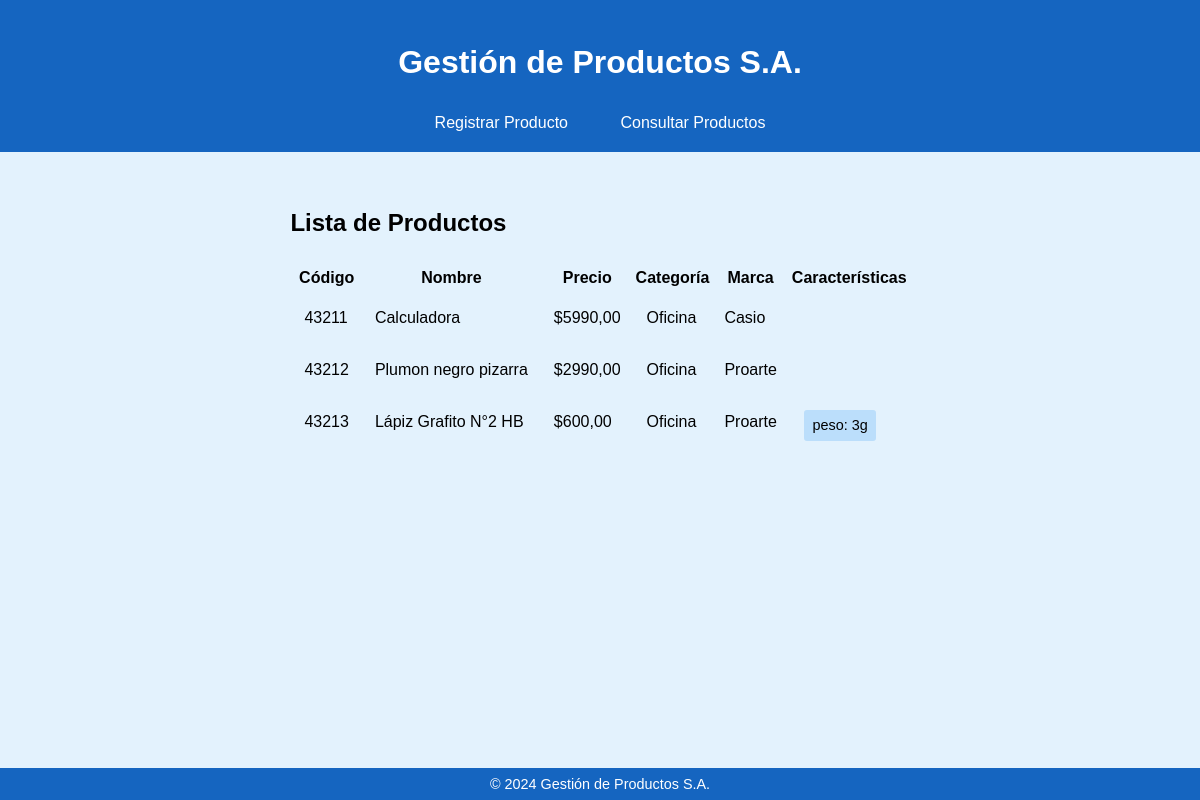
Page /consulta/ (signed in) on the committed database.
### productos/models.py (models this page shows, shortened)
class Producto(models.Model):
    codigo = models.CharField(max_length=50, unique=True)
    nombre = models.CharField(max_length=100)
    precio = models.DecimalField(max_digits=10, decimal_places=2)
    categoria = models.ForeignKey(Categoria, on_delete=models.SET_NULL, null=True)
    marca = models.ForeignKey(Marca, on_delete=models.SET_NULL, null=True)
    caracteristicas = models.ManyToManyField(Caracteristica, through='ProductoCaracteristica')

class Categoria(models.Model):
    nombre = models.CharField(max_length=100)
    def __str__(self):
        return self.nombre

class Marca(models.Model):
    nombre = models.CharField(max_length=100)
    def __str__(self):
        return self.nombre

class ProductoCaracteristica(models.Model):
    producto = models.ForeignKey(Producto, on_delete=models.CASCADE)
    caracteristica = models.ForeignKey(Caracteristica, on_delete=models.CASCADE)
    valor = models.CharField(max_length=100)
    class Meta:
        unique_together = ('producto', 'caracteristica')

class Caracteristica(models.Model):
    nombre = models.CharField(max_length=100)

### productos/views.py (the view)
# urls.py: path('consulta/', views.consulta_productos, name='consulta_productos'),
@login_required
def consulta_productos(request):
    productos = Producto.objects.prefetch_related('productocaracteristica_set__caracteristica').all()
    return render(request, 'consulta.html', {'productos': productos})

### templates/consulta.html (shortened to what this page needs)
{% extends 'base.html' %}
{% block content %}
    <h2>Lista de Productos</h2>
    <div class="tabla-container">
        {% if productos %}
            <table>
                <thead>
                    <tr>
                        <th>Código</th>
                        <th>Nombre</th>
                        <th>Precio</th>
                        <th>Categoría</th>
                        <th>Marca</th>
                        <th>Características</th>
                    </tr>
                </thead>
                <tbody>
                    {% for producto in productos %}
                        <tr>
                            <td>{{ producto.codigo }}</td>
                            <td>{{ producto.nombre }}</td>
                            <td>${{ producto.precio }}</td>
                            <td>{{ producto.categoria }}</td>
                            <td>{{ producto.marca }}</td>
                            <td>
                                <ul class="caracteristicas-lista">
                                {% for pc in producto.productocaracteristica_set.all %}
                                    <li>{{ pc.caracteristica.nombre }}</li>
                                {% endfor %}
                                </ul>
                            </td>
                        </tr>
                    {% endfor %}
                </tbody>
            </table>
        {% else %}
            <p class="no-productos">No hay productos registrados.</p>
        {% endif %}
    </div>
{% endblock %}

### templates/base.html (shortened to what this page needs)
{% load static %}
<!DOCTYPE html>
<html lang="es">
<head>
    <link rel="stylesheet" href="{% static 'css/styles.css' %}">
</head>
<body>
    <header>
        <h1>Gestión de Productos S.A.</h1>
        <nav>
            <a href="{% url 'registro_producto' %}">Registrar Producto</a>
            <a href="{% url 'consulta_productos' %}">Consultar Productos</a>
        </nav>
    </header>
    <main>
        {% block content %}{% endblock %}
    </main>
    <footer>
        <p>&copy; 2024 Gestión de Productos S.A.</p>
    </footer>
</body>
</html>

### static/css/styles.css (style rules this page uses)
body { font-family: Arial, sans-serif; line-height: 1.6; margin: 0; padding: 0; min-height: 100vh; display: flex; flex-direction: column; background-color: #e3f2fd; }
header { background-color: #1565c0; color: #fff; text-align: center; padding: 1rem; }
nav a { color: #fff; text-decoration: none; padding: 0.5rem 1rem; margin: 0 0.5rem; }
main { flex: 1; padding: 2rem; max-width: 800px; margin: 0 auto; padding-bottom: 4rem; }
.caracteristicas-lista { list-style: none; margin: 0; padding: 0; }
.caracteristicas-lista li { display: inline-block; background-color: #bbdefb; padding: 0.25rem 0.5rem; border-radius: 3px; margin: 0.1rem; font-size: 0.9rem; }
table td { vertical-align: top; padding: 0.75rem; }
footer { background-color: #1565c0; color: #fff; text-align: center; height: 2rem; position: fixed; bottom: 0; width: 100%; font-size: 0.9rem; display: flex; align-items: center; justify-content: center; line-height: 1; }
footer p { margin: 0; padding: 0; }

### rows in the picture
Producto: codigo "43211", nombre "Calculadora", precio "5990,00", categoria "Oficina", marca "Casio"
Producto: codigo "43212", nombre "Plumon negro pizarra", precio "2990,00", categoria "Oficina", marca "Proarte"
Producto: codigo "43213", nombre "Lápiz Grafito N°2 HB", precio "600,00", categoria "Oficina", marca "Proarte"
ProductoCaracteristica: caracteristica.nombre "peso: 3g"
